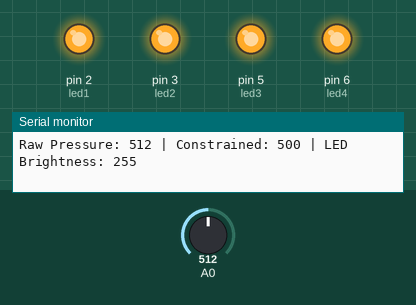
Simulated run of this sketch. Board: Arduino Uno, built with avr-gcc and run on an emulated ATmega328P. On the bench: output pins drawn as LEDs (lit = HIGH), the last lines printed to the serial monitor. Inputs (shaded band) come from the test bench; at power-on: A0 = 512.

Above: at 1.2 s.
1.3 s: A0 set to 491
At 1.7 s:
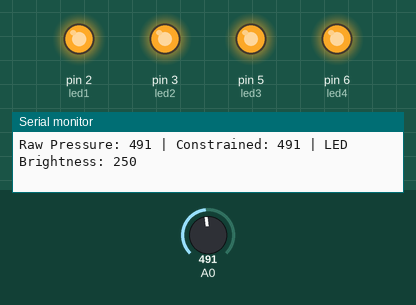
2.8 s: A0 set to 122
At 3.9 s:
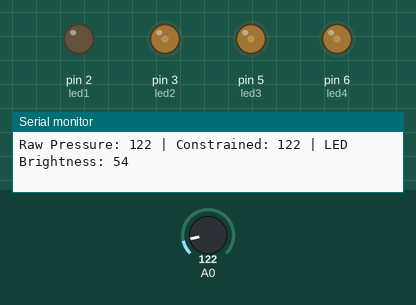
4.3 s: A0 set to 10
At 5.1 s:
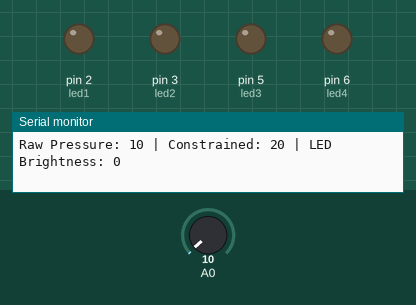
5.8 s: A0 set to 18
8.8 s: A0 set to 25
At 9.2 s:
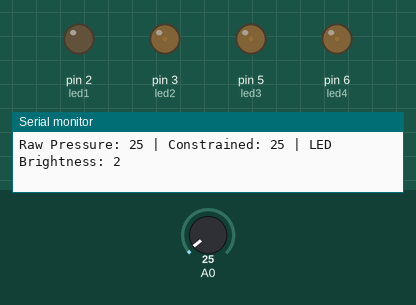
11.8 s: A0 set to 265
At 12.7 s:
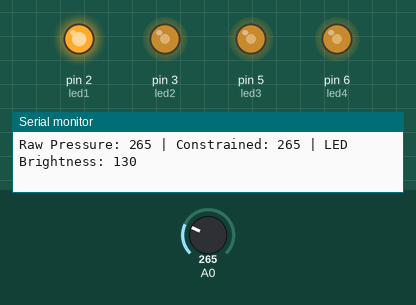
Timing chart, 0 to 14.3 s (numbered marks = the images above; inputs shaded):
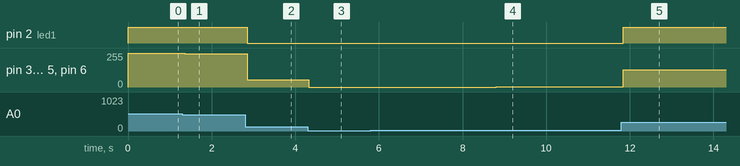

Measured:
- after the input at 1.3 s, pin 3 (led2), pin 5 (led3), pin 6 (led4): 255/255 → 250/255 after 0.06 s
- after the input at 2.8 s, pin 2 (led1): HIGH → LOW after 0.05 s; pin 3 (led2), pin 5 (led3), pin 6 (led4): 250/255 → 54/255 after 0.05 s
- after the input at 4.3 s, pin 3 (led2), pin 5 (led3), pin 6 (led4): 54/255 → 0/255 at once
- after the input at 8.8 s, pin 3 (led2), pin 5 (led3), pin 6 (led4): 0/255 → 2/255 at once
- after the input at 11.8 s, pin 2 (led1): LOW → HIGH at once; pin 3 (led2), pin 5 (led3), pin 6 (led4): 2/255 → 130/255 at once

The sketch:

MultiLEDBrightness.ino
```cpp
// Multi-LED Brightness Control Example - Arduino Sketch
// This example extends the basic constrain/map concept to control multiple LEDs
// Hardware: Pressure sensor on A0, four LEDs on PWM pins 2, 3, 5, and 6

// Pin assignments for PWM LED outputs
int led1 = 2;  // First LED on PWM pin 2
int led2 = 3;  // Second LED on PWM pin 3
int led3 = 5;  // Third LED on PWM pin 5
int led4 = 6;  // Fourth LED on PWM pin 6

// Pressure sensor range (same as previous examples)
int pressureMin = 20;   // Minimum functional pressure value
int pressureMax = 500;  // Maximum functional pressure value

// LED brightness range (PWM values)
int brightnessMin = 0;   // Minimum LED brightness (off)
int brightnessMax = 255; // Maximum LED brightness (full brightness)

void setup()
{
    // Initialize serial communication for debugging
    Serial.begin(9600);

    // Configure all LED pins as outputs
    pinMode(led1, OUTPUT);
    pinMode(led2, OUTPUT);
    pinMode(led3, OUTPUT);
    pinMode(led4, OUTPUT);

    // Turn off all LEDs initially
    analogWrite(led1, 0);
    analogWrite(led2, 0);
    analogWrite(led3, 0);
    analogWrite(led4, 0);
}

void loop()
{
    // Read analog value from pressure sensor on pin A0
    int pressureValue = analogRead(A0);

    // Constrain pressure reading to functional range
    // This ensures values outside 20-500 range don't cause unexpected behavior
    int constrainedPressure = constrain(pressureValue, pressureMin, pressureMax);

    // Map constrained pressure value to LED brightness range
    // Input range: 20-500, Output range: 0-255
    int ledBrightness = map(constrainedPressure, pressureMin, pressureMax, brightnessMin, brightnessMax);

    // Set brightness for all LEDs simultaneously
    // All LEDs will have the same brightness based on pressure input
    analogWrite(led1, ledBrightness);
    analogWrite(led2, ledBrightness);
    analogWrite(led3, ledBrightness);
    analogWrite(led4, ledBrightness);

    // Print values to serial monitor for debugging
    Serial.print("Raw Pressure: ");
    Serial.print(pressureValue);
    Serial.print(" | Constrained: ");
    Serial.print(constrainedPressure);
    Serial.print(" | LED Brightness: ");
    Serial.println(ledBrightness);

    // Small delay for stability and to avoid overwhelming the serial monitor
    delay(50);
}
```
